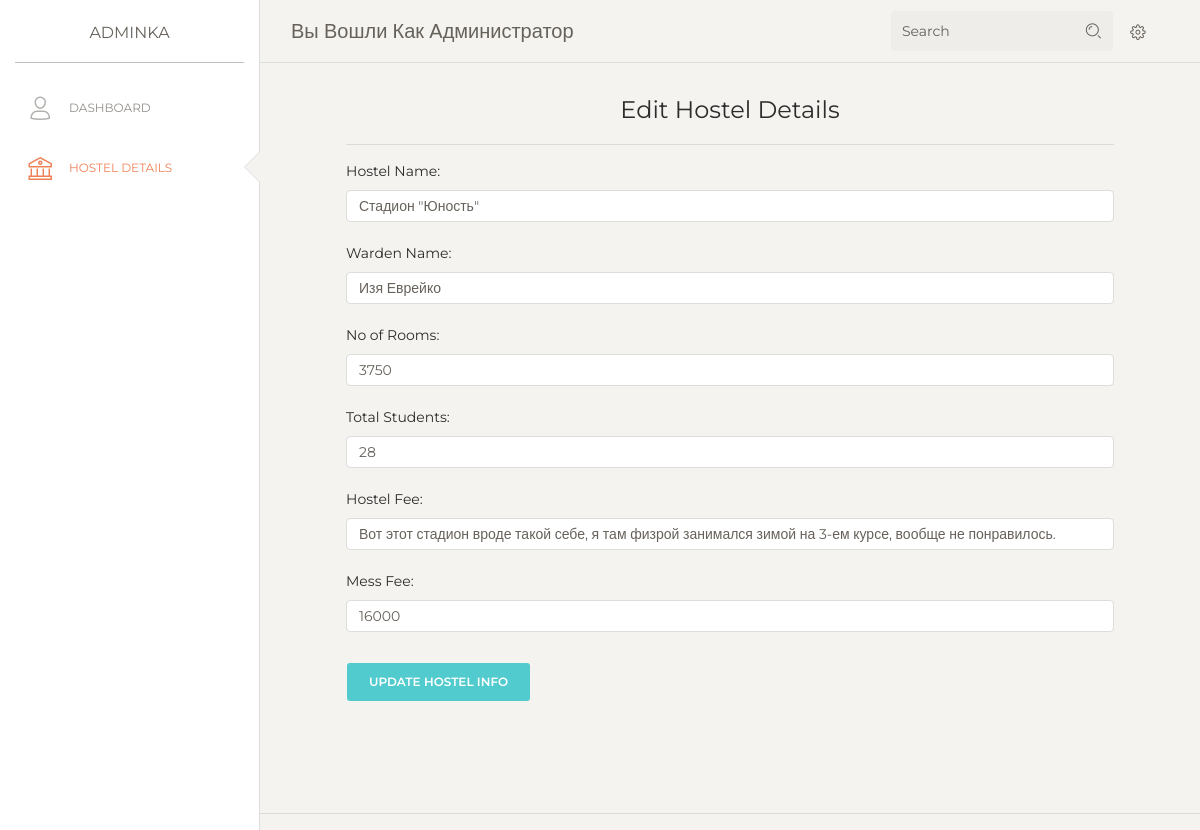
/hostel/edit/2, run on the app's committed database.
### app.py (models this page shows, shortened)
class Hostel(db.Model):
    id = db.Column(db.Integer, primary_key=True)
    hname = db.Column(db.String(30), nullable=False)
    warden = db.Column(db.String(30), nullable=False)
    nrooms = db.Column(db.Integer, nullable=False)
    nstudents = db.Column(db.Integer, nullable=False)
    fee = db.Column(db.String(60), nullable=False)
    messfee = db.Column(db.Integer, nullable=False)

### app.py (the view)
@app.route('/hostel/edit/<int:id>', methods=['GET', 'POST'])
def update(id):
    info = Hostel.query.get_or_404(id)
    if request.method == 'POST':
        info2 = HostelInfo.query.get(1)
        info2.totalstudents -= int(info.nstudents)
        info.hname = request.form['hname']
        info.warden = request.form['warden']
        info.nrooms = request.form['nrooms']
        info.nstudents = request.form['nstudents']
        info.fee = request.form['fee']
        info.messfee = request.form['messfee']
        info2.totalstudents += int(info.nstudents)
        db.session.commit()
        return redirect('/hostels')
    else:
        return render_template('edit-hostel.html', info=info)

### templates/edit-hostel.html (shortened to what this page needs)
{% extends 'admin.html' %}
{% block style%}
<div class="sidebar-wrapper">
  <ul class="nav">
    <li>
      <a href="/admin">
        <i class="nc-icon nc-single-02"></i>
        <p>Dashboard</p>
      </a>
    </li>
    <li class="active ">
      <a href="/hostels">
        <i class="nc-icon nc-bank"></i>
        <p>Hostel Details</p>
      </a>
    </li>
  </ul>
</div>
{% endblock %}
{% block body %}
<div class="content">
<form action = '/hostels/edit/{{info.id}}' method='POST' style="padding-left: 4em;padding-right: 4em;padding-bottom: 4em;padding-top: 0em;">
    <center><h4>Edit Hostel Details</h4></center>
    <hr>
    <label for="hname">Hostel Name:</label>
    <input class="form-control" type="text" name="hname" id="hname" value="{{info.hname}}">
    <br>
    <label for="warden">Warden Name:</label>
    <input class="form-control" type="text" name="warden" id="warden" value="{{info.warden}}" rows=4>
    <br>
    <label for="nrooms">No of Rooms:</label>
    <input class="form-control" type="text" name="nrooms" id="nrooms" value="{{info.nrooms}}">
    <br>
    <label for="nstudents">Total Students:</label>
    <input class="form-control" type="text" name="nstudents" id="nstudents" value="{{info.nstudents}}">
    <br>
    <label for="fee">Hostel Fee:</label>
    <input class="form-control" type="text" name="fee" id="fee" value="{{info.fee}}">
    <br>
    <label for="messfee">Mess Fee:</label>
    <input class="form-control" type="text" name="messfee" id="messfee" value="{{info.messfee}}">
    <br>
    <input type="submit" value="Update Hostel Info" class="btn btn-primary">
    </div>
<hr>
</div>
{% endblock %}

### data on the page
Hostel: hname "Стадион \"Юность\"", warden "Изя Еврейко", nrooms "3750", nstudents "28", fee "Вот этот стадион вроде такой себе, я там физрой занимался зимой на 3-ем курсе, вообще не понравилось.", messfee "16000"
